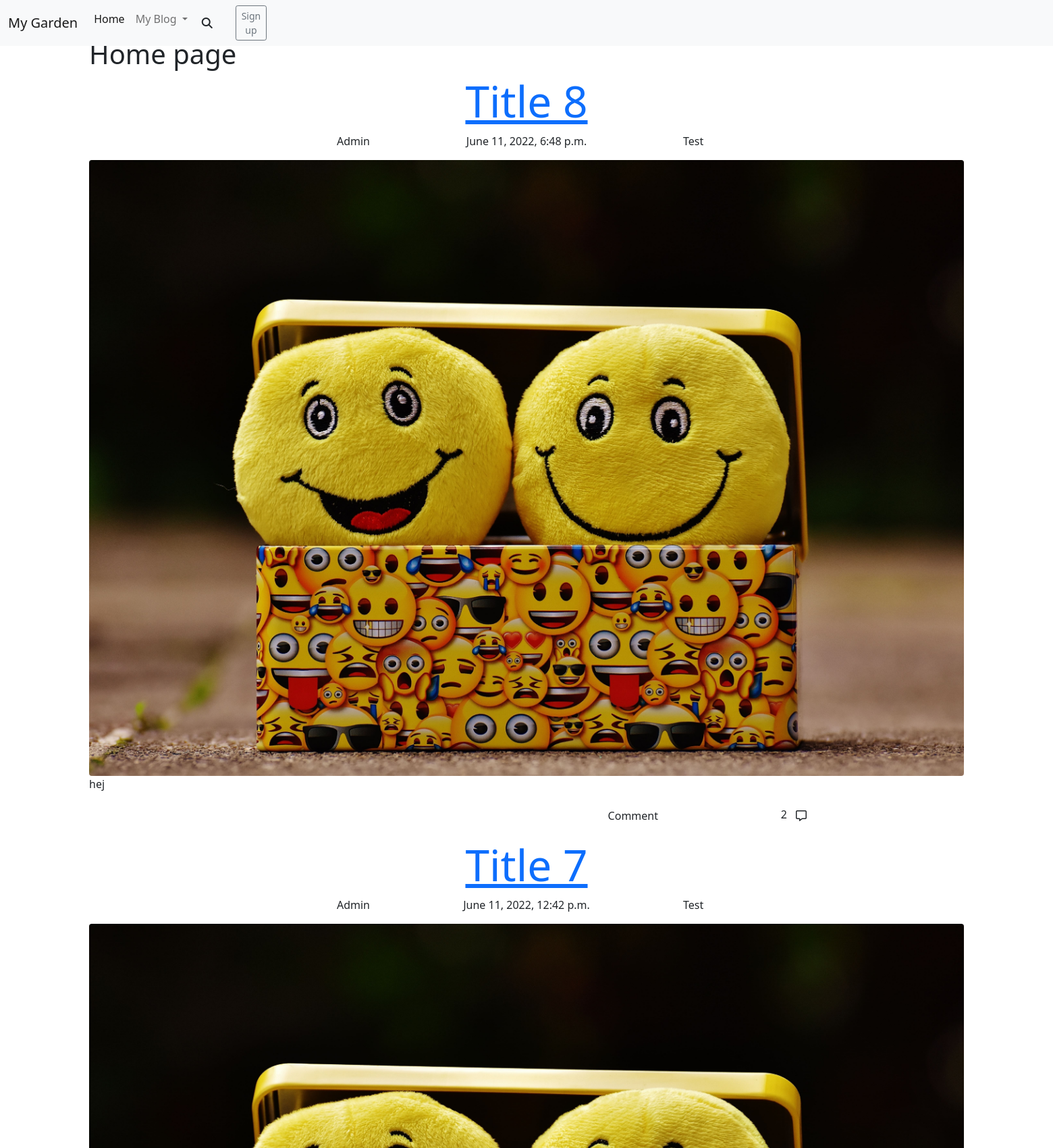
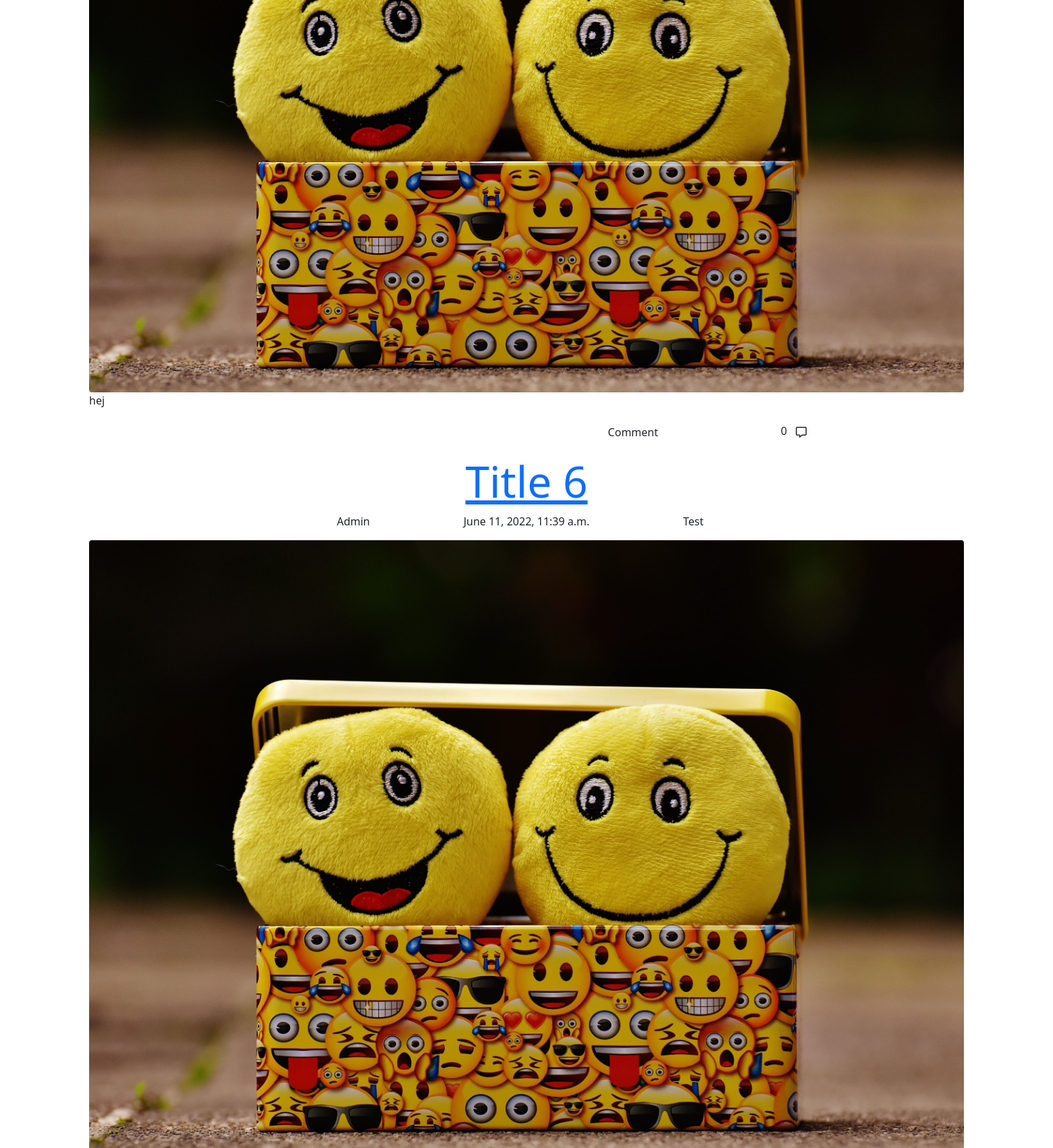
The page / (upper part) on the database its author committed (2 pictures, top to bottom).
### blog_post/models.py (models this page shows, shortened)
class Post(models.Model):
    PUBLISH_STATUS = ((0, 'Draft'), (1, 'Publish'))
    title = models.CharField(max_length=100)
    slug = models.SlugField(max_length=200, unique=True)
    meta_description = models.CharField(max_length=150, blank=True)
    author = models.ForeignKey(
        User,
        on_delete=models.CASCADE,
        related_name='post_author',
        )
    category = models.ForeignKey(
        Category,
        on_delete=models.CASCADE,
        related_name='post_category',
        )
    created_on = models.DateTimeField(auto_now_add=True)
    updated_on = models.DateTimeField(auto_now=True)
    content = models.TextField()
    published = models.IntegerField(choices=PUBLISH_STATUS, default=0)
    publish_date = models.DateTimeField(blank=True, null=True)
    likes = models.ManyToManyField(
        Profile,
        related_name='post_likes',
        default=[0],
        blank=True
        )
    number_of_likes = models.BigIntegerField(default='0')
    post_img = CloudinaryField(
        'post_image',
        default='default_image'
        )  # TODO: Add a default picture
    class Meta:
        ordering = ['-created_on']

class Category(models.Model):
    name = models.CharField(
        max_length=50,
        unique=True,
        blank=False,
        null=False,
        )
    slug = models.SlugField(
        max_length=200,
        unique=True,
        blank=False,
        null=False,
        )
    category_img = CloudinaryField(
        'category_image',
        default='default_image',
        )  #  TODO: Add a default picture
    class Meta:
        verbose_name_plural = "categories"
    def __str__(self):
        return f'{self.name}'

### home/views.py (the view)
# urls.py: path('', views.BlogPostList.as_view(), name='index'),
class BlogPostList(ListView):
    model = Post
    template_name = 'index.html'
    queryset = Post.objects.filter(published=1).order_by('-created_on')
    def get_context_data(self, **kwargs):
        queryset = Post.objects.filter(published=1).order_by('-created_on')
        for p in queryset: # Loop through all posts
            liked = False
            if p.likes.filter(id=self.request.user.id).exists():  # If user has liked, set True
                liked = True
        context = super().get_context_data(**kwargs) ## Can remove?
        context['liked'] = liked
        return context

### profiles/models.py (called while the page is built)
    def __str__(self):
        return f'{self.user}'

### home/templates/index.html (shortened to what this page needs)
{% extends 'base.html' %}
{% load static %}
{% block content %}
    <h1>Hidden by navbar</h1>
    <h1>Home page</h1>
{% for post in object_list %}
<article id=" blog-post-article">
    <div class="row">
        <a href="{% url 'blog_post' post.slug %}"><h1 class="text-center display-3 text-capitalize">{{post.title}}</h1></a>
    </div>
    <div class="row">
        <div class="col">
            <p class="text-lg-end text-md-end">{{post.author}}</p>
        </div>
        <div class="col">
            <p class="text-lg-center text-md-center">{{post.created_on}}</p>
        </div>
        <div class="col-sm">
            <p class="text-lg-start text-md-start">{{post.category}}</p>
        </div>
    </div>
    <div>
        <img class="img-fluid rounded" id="temporary-defalt-pic" src="../../static/media/temporary_default.jpeg"
            alt="Smile emoojis">
    </div>
    <article id="blog-post-body">
        <div class="row">
            <p> {{post.content}} </p>
        </div>
    </article>
    <div class="comment-and-like-section">
        <div class="row">
            <div class="col-8 text-end">
                <button class="btn" id="btn-make-comment" data-bs-toggle="button" autocomplete="off">Comment</button>
            </div>
            <div class="col-2">
                <p class="text-end">{{post.post_comments.count}}<button class="btn btn-comments" type="button"><i class="far fa-comment-alt"></i></button></p>
            </div>
        </div>
    </div>
</article>
{% endfor %}
{% endblock %}

### rows shown on the page
Post: title "Title 8", author "Admin", created_on "June 11, 2022, 6:48 p.m.", category "Test", content "hej", post_comments.count "2"
Post: title "Title 7", author "Admin", created_on "June 11, 2022, 12:42 p.m.", category "Test", content "hej", post_comments.count "0"
Post: title "Title 6", author "Admin", created_on "June 11, 2022, 11:39 a.m.", category "Test"
